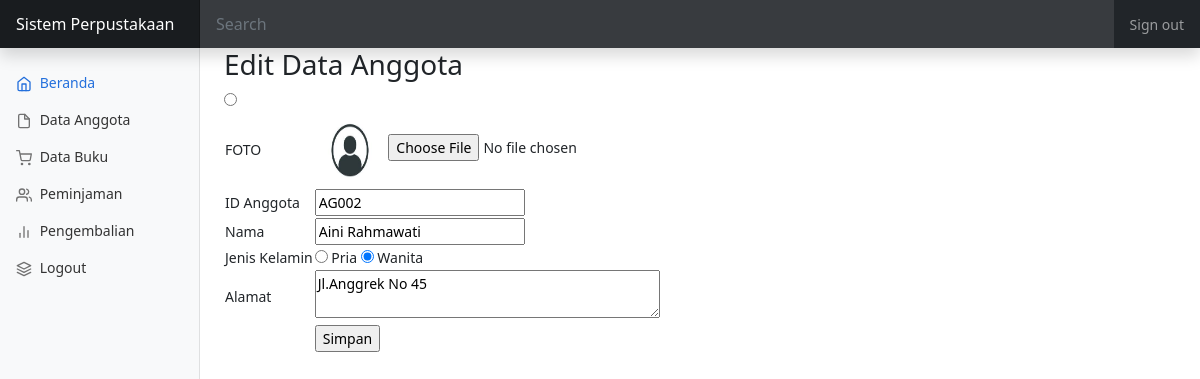
Page /index.php?p=anggota-edit&id=AG002 (signed in) on the committed database.
### tables this page shows
CREATE TABLE `tbanggota` (
  `idanggota` varchar(5) NOT NULL,
  `foto` blob NOT NULL,
  `nama` varchar(30) NOT NULL,
  `jeniskelamin` varchar(10) NOT NULL,
  `alamat` varchar(40) NOT NULL,
  `status` varchar(20) NOT NULL
);

### pages/anggota-edit.php (the view, shortened to what this page needs)
<?php
$id_anggota = $_GET['id'];
$q_tampil_anggota = mysqli_query($db, "SELECT * FROM tbanggota WHERE idanggota='$id_anggota'");
$r_tampil_anggota = mysqli_fetch_array($q_tampil_anggota);
if (empty($r_tampil_anggota['foto']) or ($r_tampil_anggota['foto'] == '-'))
	$foto = "admin-no-photo.jpg";
else
	$foto = $r_tampil_anggota['foto'];
?>
<div id="label-page">
	<h3>Edit Data Anggota</h3>
</div>
<div id="content">
	<form action="proses/anggota-edit-proses.php" method="post" enctype="multipart/form-data">
		<table id="tabel-input">
			<tr>
				<td class="label-formulir">FOTO</td>
				<td class="isian-formulir">
					<img src="images/<?php echo $foto; ?>" width=70px height=75px>
					<input type="file" name="foto" class="isian-formulir isian-formulir-border">
				</td>
			</tr>
			<tr>
				<td class="label-formulir">ID Anggota</td>
				<td class="isian-formulir"><input type="text" name="id_anggota" value="<?php echo $r_tampil_anggota['idanggota']; ?>" readonly="readonly" class="isian-formulir isian-formulir-border warna-formulir-disabled"></td>
			</tr>
			<tr>
				<td class="label-formulir">Nama</td>
				<td class="isian-formulir"><input type="text" name="nama" value="<?php echo $r_tampil_anggota['nama']; ?>" class="isian-formulir isian-formulir-border"></td>
			</tr>
			<tr>
				<td class="label-formulir">Jenis Kelamin</td>
				<td class="isian-formulir">
					<?php if ($r_tampil_anggota['jeniskelamin'] == "Pria") { ?>
						<input type="radio" name="jenis_kelamin" value="Pria" checked> Pria
						<input type="radio" name="jenis_kelamin" value="Wanita"> Wanita
					<?php } elseif ($r_tampil_anggota['jeniskelamin'] == "Wanita") { ?>
						<input type="radio" name="jenis_kelamin" value="Pria"> Pria
						<input type="radio" name="jenis_kelamin" value="Wanita" checked> Wanita
					<?php } ?>
				</td>
				<input type="radio" name="jenis_kelamin" value="<?php echo $r_tampil_anggota['jeniskelamin']; ?>" class="isian-formulir isian-formulir-border"></td>
			</tr>
			<tr>
				<td class="label-formulir">Alamat</td>
				<td class="isian-formulir"><textarea rows="2" cols="40" name="alamat" class="isian-formulir isian-formulir-border"><?php echo $r_tampil_anggota['alamat']; ?></textarea></td>
			</tr>
			<tr>
				<td class="label-formulir"></td>
				<td class="isian-formulir"><input type="submit" name="simpan" value="Simpan" id="tombol-simpan"></td>
			</tr>
		</table>
	</form>
</div>

### dashboard.css (style rules this page uses)
body { font-size: .875rem; }

### rows in the picture
tbanggota: id_anggota "AG002", nama "Aini Rahmawati", alamat "Jl.Anggrek No 45"
